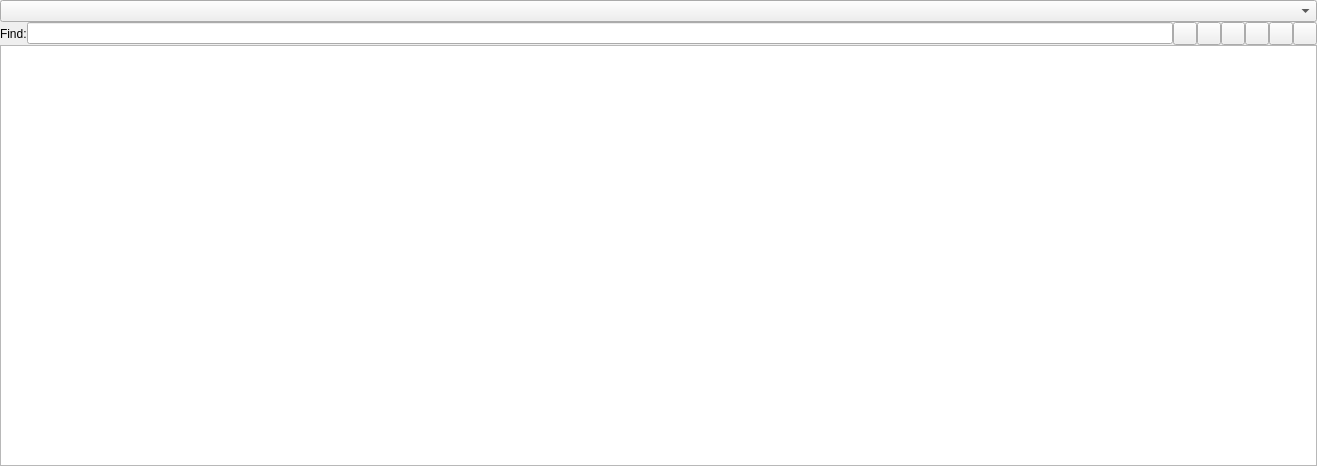
<?xml version="1.0" encoding="UTF-8"?>
<ui version="4.0">
 <class>SourceCodeEditor</class>
 <widget class="QWidget" name="SourceCodeEditor">
  <property name="geometry">
   <rect>
    <x>0</x>
    <y>0</y>
    <width>1317</width>
    <height>466</height>
   </rect>
  </property>
  <property name="windowTitle">
   <string>Form</string>
  </property>
  <layout class="QVBoxLayout" name="verticalLayout">
   <property name="spacing">
    <number>0</number>
   </property>
   <property name="leftMargin">
    <number>0</number>
   </property>
   <property name="topMargin">
    <number>0</number>
   </property>
   <property name="rightMargin">
    <number>0</number>
   </property>
   <property name="bottomMargin">
    <number>0</number>
   </property>
   <item>
    <widget class="QComboBox" name="m_methodsComboBox"/>
   </item>
   <item>
    <widget class="QWidget" name="m_searchWidget" native="true">
     <layout class="QHBoxLayout" name="horizontalLayout">
      <property name="spacing">
       <number>0</number>
      </property>
      <property name="leftMargin">
       <number>0</number>
      </property>
      <property name="topMargin">
       <number>0</number>
      </property>
      <property name="rightMargin">
       <number>0</number>
      </property>
      <property name="bottomMargin">
       <number>0</number>
      </property>
      <item>
       <widget class="QLabel" name="m_findLabel">
        <property name="text">
         <string>Find:</string>
        </property>
       </widget>
      </item>
      <item>
       <widget class="QLineEdit" name="m_searchLineEdit"/>
      </item>
      <item>
       <widget class="QToolButton" name="m_previousToolButton">
        <property name="text">
         <string/>
        </property>
       </widget>
      </item>
      <item>
       <widget class="QToolButton" name="m_nextToolButton">
        <property name="text">
         <string/>
        </property>
       </widget>
      </item>
      <item>
       <widget class="QToolButton" name="m_caseSensitiveToolButton">
        <property name="text">
         <string/>
        </property>
        <property name="checkable">
         <bool>true</bool>
        </property>
       </widget>
      </item>
      <item>
       <widget class="QToolButton" name="m_regExpToolButton">
        <property name="text">
         <string/>
        </property>
        <property name="checkable">
         <bool>true</bool>
        </property>
       </widget>
      </item>
      <item>
       <widget class="QToolButton" name="m_wholeWordToolButton">
        <property name="text">
         <string/>
        </property>
        <property name="checkable">
         <bool>true</bool>
        </property>
       </widget>
      </item>
      <item>
       <widget class="QToolButton" name="m_closeToolButton">
        <property name="text">
         <string/>
        </property>
       </widget>
      </item>
     </layout>
    </widget>
   </item>
   <item>
    <widget class="CodeEditor" name="m_codeEditor"/>
   </item>
  </layout>
 </widget>
 <customwidgets>
  <customwidget>
   <class>CodeEditor</class>
   <extends>QPlainTextEdit</extends>
   <header>CodeEditor.hxx</header>
  </customwidget>
 </customwidgets>
 <resources/>
 <connections/>
</ui>
